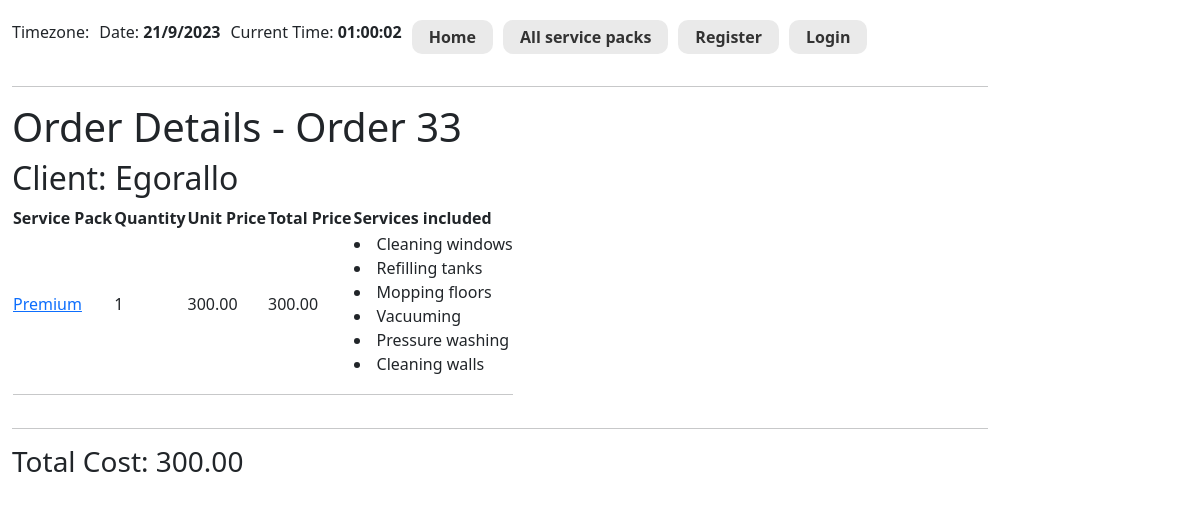
/order/order/33, run on the app's committed database.
### order/models.py (models this page shows, shortened)
class Order(models.Model):
    client = models.CharField(max_length=100, help_text="Enter the name of the client")
    created = models.DateTimeField(auto_now_add=True)
    class Meta:
        ordering = ('-created',)
        verbose_name = 'Order'
        verbose_name_plural = 'Orders'
    def get_total_cost(self):
        return sum(item.get_cost() for item in self.items.all())

class OrderItem(models.Model):
    order = models.ForeignKey(Order, related_name='items', on_delete=models.CASCADE)
    servicepackinstance = models.ForeignKey(ServicePackInstance, related_name='order_items', on_delete=models.CASCADE, null=True)
    price = models.DecimalField(max_digits=10, decimal_places=2)
    quantity = models.PositiveIntegerField(default=1)
    def get_cost(self):
        return self.price * self.quantity

### cleaning/models.py (models this page shows, shortened)
class ServicePackInstance(models.Model):
    id = models.UUIDField(primary_key=True, default=uuid.uuid4, help_text="Unique ID for particular Service Pack")
    service_pack = models.ForeignKey('ServicePack', on_delete=models.SET_NULL, null=True)
    price = models.DecimalField(max_digits=10, decimal_places=2, default='0.00')
    date_created = models.DateField(null=True, blank=True)
    purchase_count = models.PositiveIntegerField(default=0)
    AVAILABLE_STATUS = (
        ('a', 'Available'),
        ('o', 'Out of stock'),
        ('c', 'Coming soon')
    )
    status = models.CharField(
        max_length=1,
        choices=AVAILABLE_STATUS,
        blank=True,
        default='a',
        help_text='Service pack availability'
    )
    class Meta:
        ordering = ['price']

class ServicePack(models.Model):
    naming = models.CharField(max_length=200, help_text="Enter the service pack naming")
    service = models.ManyToManyField(Service, help_text='Select a service for this service pack')
    purchase_count = models.PositiveIntegerField(default=0)
    def get_absolute_url(self):
        return reverse('servicepack-detail', args=[str(self.id)])
    def display_service(self):
        return ', '.join(service.name for service in self.service.all()[:3])
    display_service.short_description = 'Service'

class Service(models.Model):
    name = models.CharField(max_length=100, help_text="Enter the service to perform")
    def __str__(self):
        return self.name

### order/views.py (the view)
# urls.py: path('order/<int:pk>', views.OrderDetailView.as_view(), name='order-detail'),
class OrderDetailView(generic.DetailView):
    model = Order

### order/templates/order/order_detail.html
{% extends "base_generic.html" %}
{% block content %}
    <hr>
    <h1>Order Details - Order {{ order.id }}</h1>
    <h2>Client: {{ order.client }}</h2>
    <table>
        <thead>
        <tr>
            <th>Service Pack</th>
            <th>Quantity</th>
            <th>Unit Price</th>
            <th>Total Price</th>
            <th>Services included</th>
        </tr>
        </thead>
        <tbody>
        {% for item in order.items.all %}
            <tr>
                <td>
                    <a href="{{ item.servicepackinstance.service_pack.get_absolute_url }}">{{ item.servicepackinstance.service_pack.naming }}</a>
                </td>
                <td>{{ item.quantity }}</td>
                <td>{{ item.price }}</td>
                <td>{{ item.get_cost }}</td>
                <td>{% for service in item.servicepackinstance.service_pack.service.all %}
                    <li>{{ service }}</li>
                {% endfor %}
                </td>
            </tr>
            <tr>
                <td colspan="5"><hr></td>
            </tr>
        {% empty %}
            <tr>
                <td colspan="5">No items found in this order.</td>
            </tr>
        {% endfor %}
        </tbody>
    </table>
    <hr>
    <h3>Total Cost: {{ order.get_total_cost }}</h3>
{% endblock %}

### data on the page
Order: id "33", client "Egorallo", get_total_cost "300.00"
OrderItem: servicepackinstance.service_pack.naming "Premium", quantity "1", price "300.00", get_cost "300.00"
Service: name "Cleaning windows"
Service: name "Refilling tanks"
Service: name "Mopping floors"
Service: name "Vacuuming"
Service: name "Pressure washing"
Service: name "Cleaning walls"
